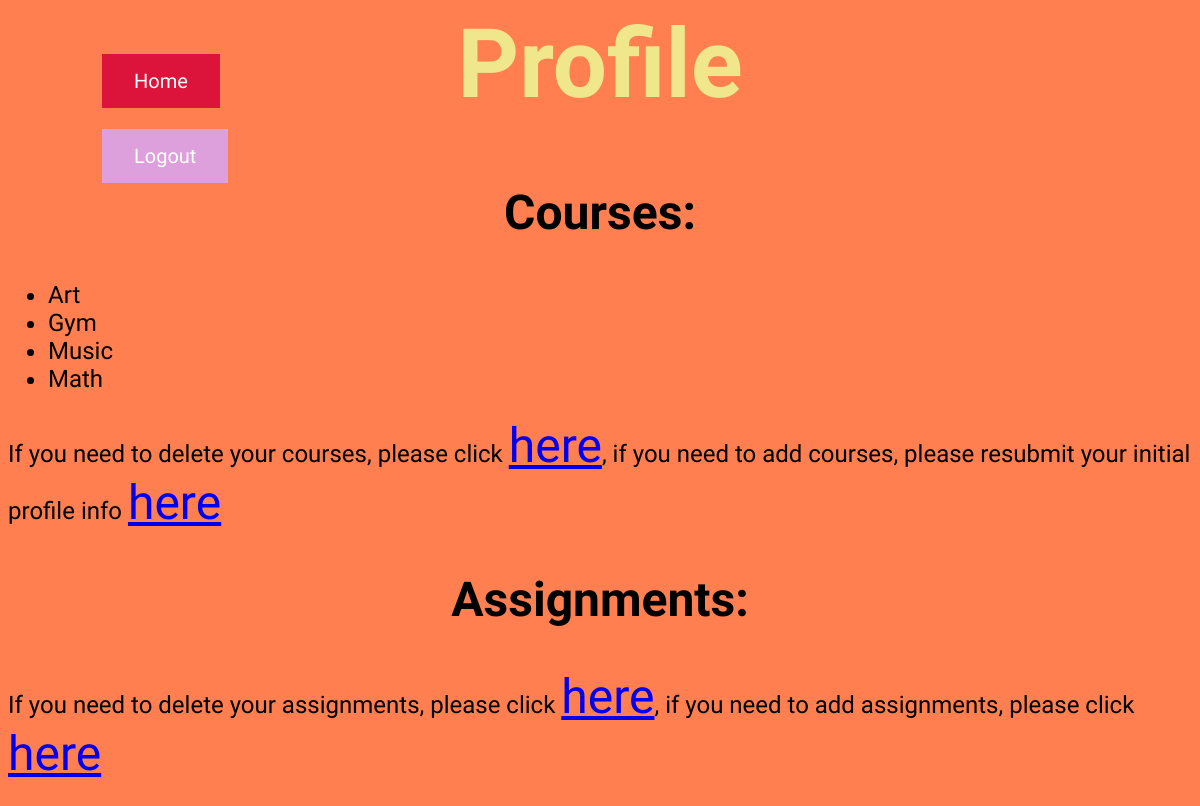
/scheduler/profile (signed in), run on an earlier commit of the app's database.
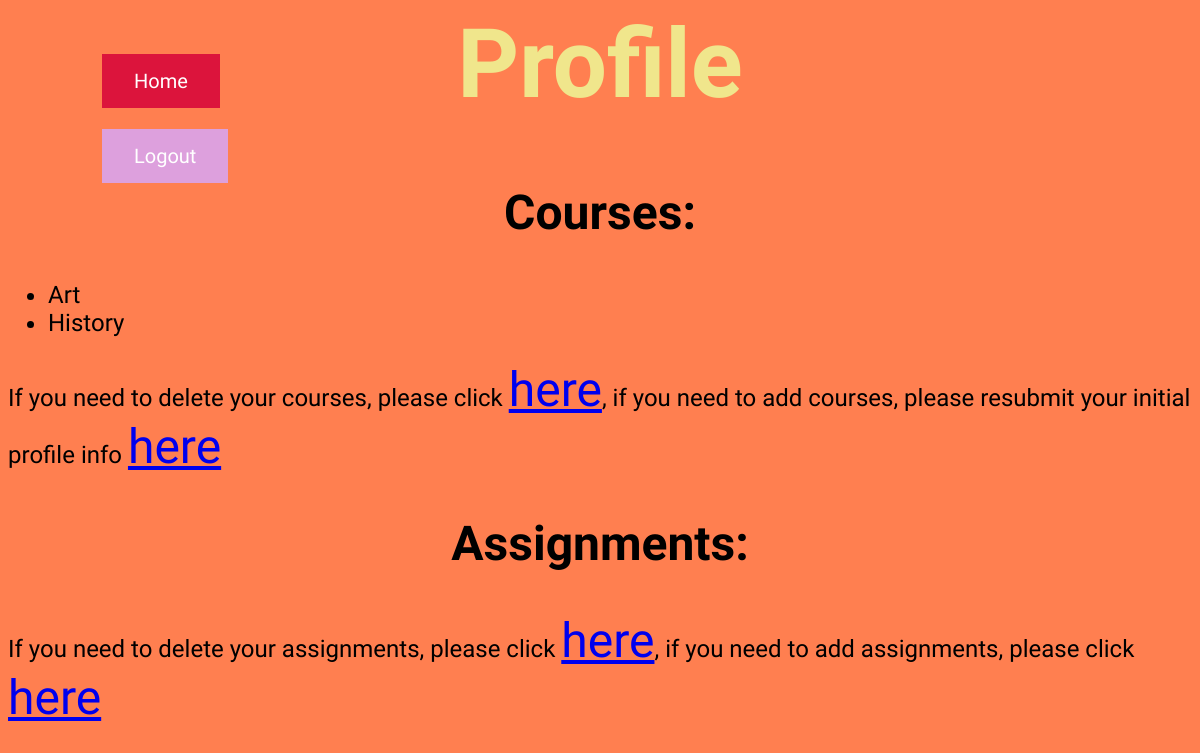
And on a later commit of the database.
### scheduler/models.py (models this page shows)
class Course(models.Model):
    user = models.ForeignKey(User, on_delete=models.CASCADE)
    coursename = models.CharField(max_length=50, blank=True)

### scheduler/views.py (the view)
# urls.py: path('profile', views.profile, name = 'profile'),
@login_required(login_url='/scheduler/')
def profile(request):
    today = datetime.today()
    context = {
        'course_name_list': request.user.course_set.all(),
        'course_name_count': request.user.course_set.count(),
        'assignment_list': request.user.assignment_set.filter(deadline__gte=today).order_by('deadline'),
    }
    return render(request, 'scheduler/profile.html', context)

### scheduler/templates/scheduler/profile.html (shortened to what this page needs)
{% load static %}
<link rel="stylesheet" type="text/css" href="{% static 'scheduler/style.css' %}">
<h1>Profile</h1>
<h2>
Courses:
</h2>
<ul>
{% for course in course_name_list %}
<li>{{course.coursename}}</li>
{% endfor %}
</ul>
<p>If you need to delete your courses, please click <a href ="{% url 'edit_courses' %}">here</a>, if you need to add courses, please resubmit your initial profile info <a href ="{% url 'goals' %}">here</a></p>
<h2>
Assignments:
</h2>
<p>If you need to delete your assignments, please click <a href ="{% url 'edit_assignments' %}">here</a>, if you need to add assignments, please click <a href ="{% url 'assignments' %}">here</a></p>
<a href="{% url 'scheduler' %}"><button type="button" style="position: absolute;left: 100px;top: 50px;
background-color: #DC143C;
border: none;
color: white;
padding: 15px 32px;
text-align: center;
text-decoration: none;
display: inline-block;
font-size: 20px;
font-family: Oswald;
margin: 4px 2px;
cursor: pointer;"> Home </button></a>
{% if user.is_authenticated %}
<a href="#" onClick="document.getElementById('logoutform').submit()"><button type="button" style="position: absolute;left: 100px;top: 125px;
background-color: #DDA0DD;
border: none;
color: white;
padding: 15px 32px;
text-align: center;
text-decoration: none;
display: inline-block;
font-size: 20px;
font-family: Oswald;
margin: 4px 2px;
cursor: pointer;">Logout</button></a>
{% endif %}

What changed in the data, as far as the page shows it:
removed Course: coursename "Gym"
removed Course: coursename "Music"
removed Course: coursename "Math"
added Course: coursename "History"
